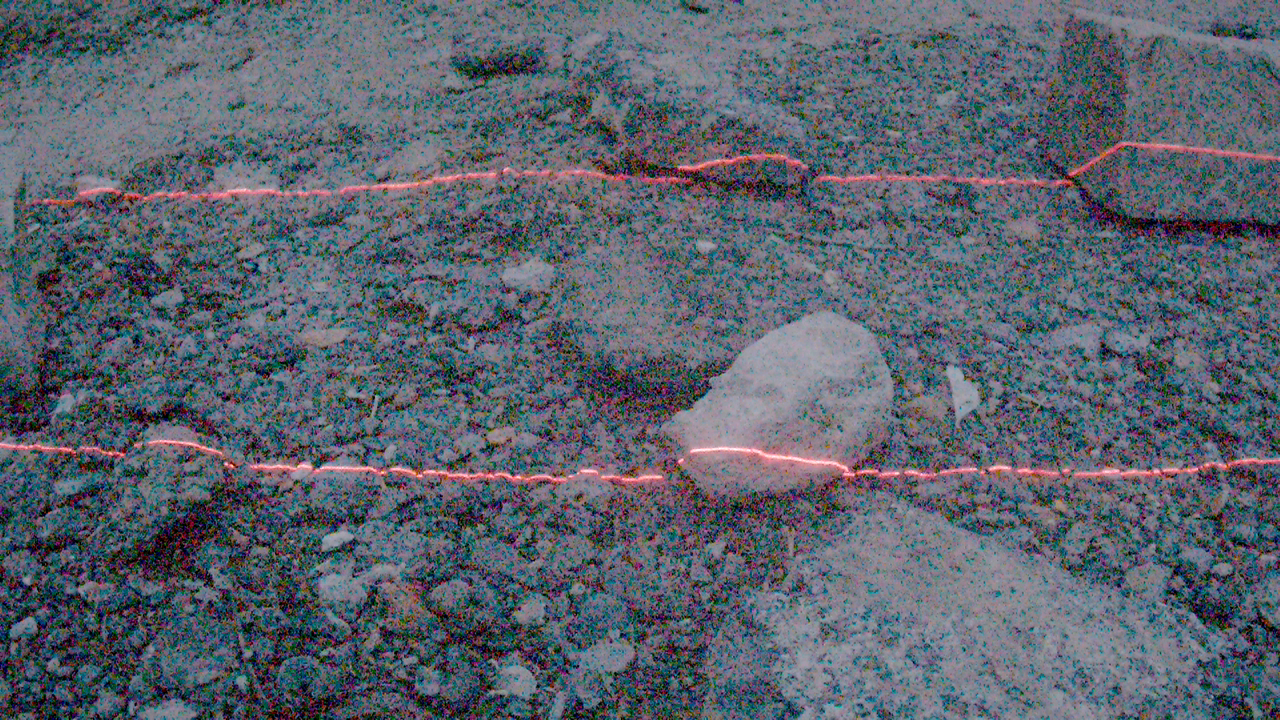
#> input picture scripts/images/frame.png, 1280 x 720 px
$ python red_lasers.py
#> lines starting #> are read from the running program, lines starting #| are printed output that depends on the picture; after the words box and inside, x2 and y2 are one past the last pixel; in counts of white or black regions, pixels touching at a corner belong together
import numpy as np
import cv2 as cv
from matplotlib import pyplot as plt

SENSOR_H = 0.00356
SENSOR_W = 0.00626
FOCAL_L  = 0.005
ANGLE    = 55

plane1 = (0, 0, 0, 0)
plane2 = (0, 0, 0, 0)

def get_points(plane, x_r, y_r):
  (A, B, C, D) = plane

  z = (-D * FOCAL_L) / ((A * x_r) + (B * y_r) + (C * FOCAL_L))
  x = x_r * z / FOCAL_L
  y = y_r * z / FOCAL_L

r_C = np.array([[ 1030.47087,     0.     ,   664.83906],
                [    0.     ,  1029.95351,   360.74551],
                [    0.     ,     0.     ,     1.     ]])
r_D = np.array([-0.343583, 0.134452, -0.000074, -0.000862, 0.000000])
r_R = np.array([[ 0.99987644,  0.00040133,  0.01571418],
                [-0.0003668 ,  0.99999751, -0.00220018],
                [-0.01571502,  0.00219415,  0.9998741 ]])
r_P = np.array([[ 999.10542 ,     0.     ,   640.06171,  -79.98422],
                [    0.     ,   999.10542,   365.41253,    0.     ],
                [    0.     ,     0.     ,     1.     ,    0.     ]])

l1x1 = 0
l1y1 = 158
l1x2 = 1279
l1y2 = 152

l2x1 = 0
l2y1 = 446
l2x2 = 1279
l2y2 = 458

img = cv.imread('images/frame.png')
#> img is the input picture: shape (720, 1280, 3); mean B, G, R 109.1, 98.5, 91.1
rows, cols, _ = img.shape
#> rows = 720; cols = 1280
map1, map2 = cv.initUndistortRectifyMap(r_C, r_D, r_R, r_P, (cols, rows), cv.CV_32FC1)
img = cv.remap(img, map1, map2, cv.INTER_CUBIC)
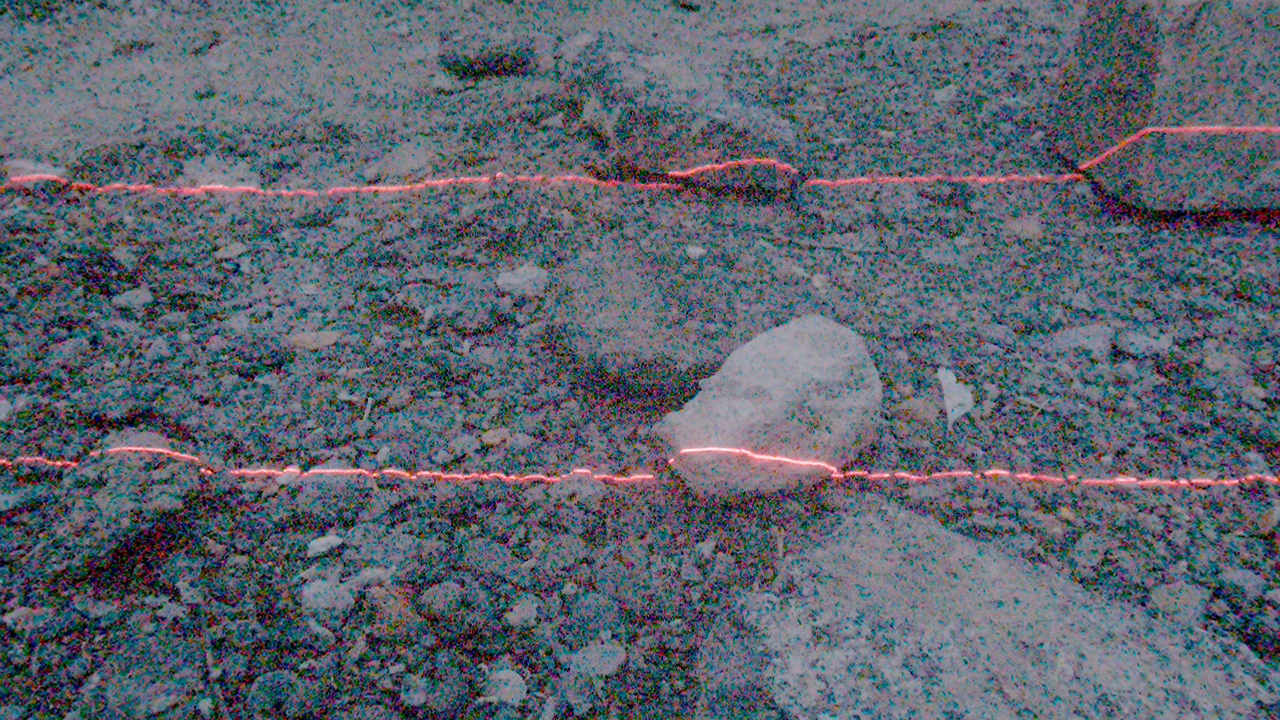
#> img: shape (720, 1280, 3); mean B, G, R 110.1, 99.5, 92.5

red = img[:, :, 2]
dst = cv.fastNlMeansDenoising(red,None,30,7,21)
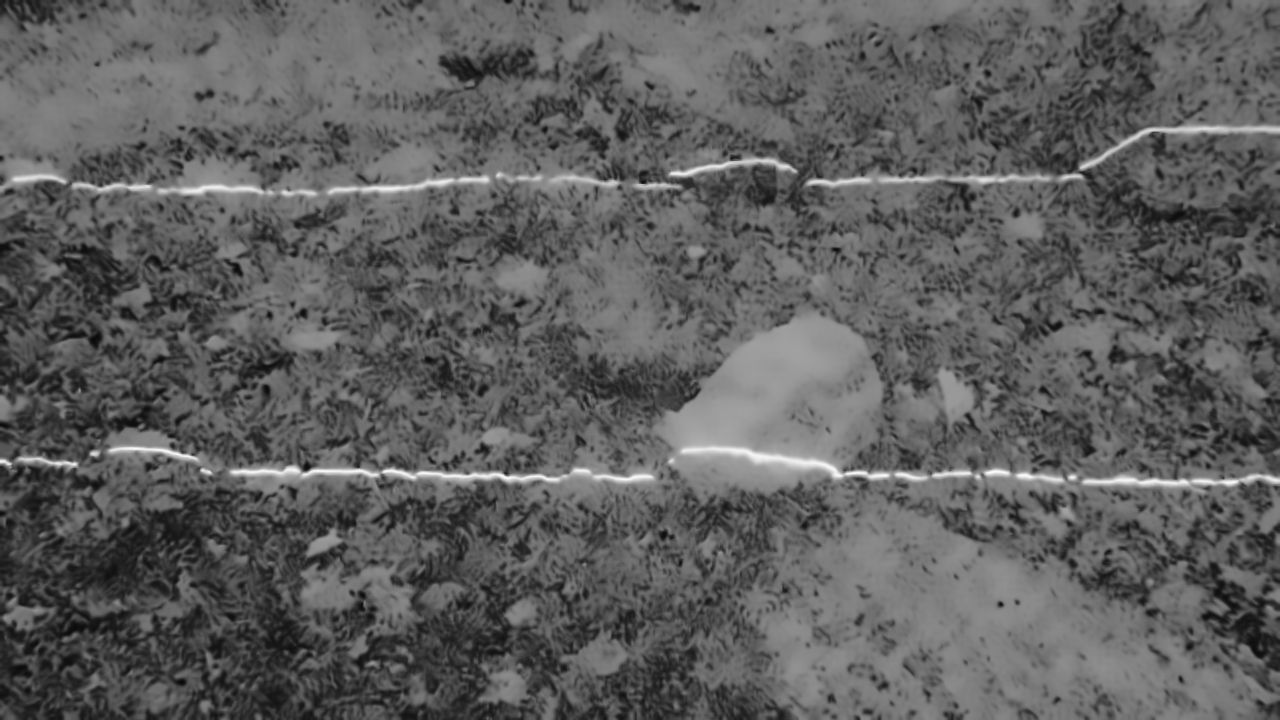
#> dst: shape (720, 1280); min 8, max 251, mean 94.1
ret, thresh = cv.threshold(dst, 170, 255, cv.THRESH_BINARY)
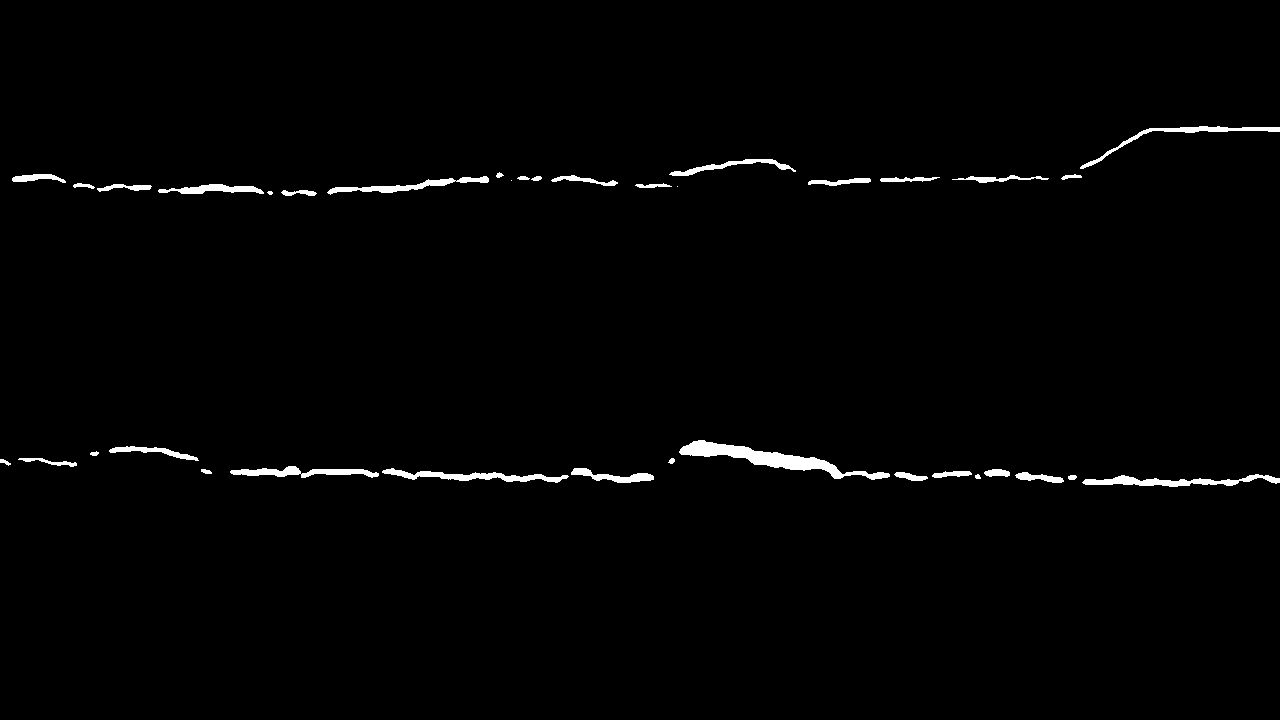
#> thresh: shape (720, 1280); 1.3% white; 37 white regions (3 under 20 px), largest, box (x1, y1, x2, y2) and area: (679, 440, 890, 480) 2268, (1082, 474, 1280, 487) 1115, (382, 468, 569, 483) 1025
thinned = cv.ximgproc.thinning(thresh)
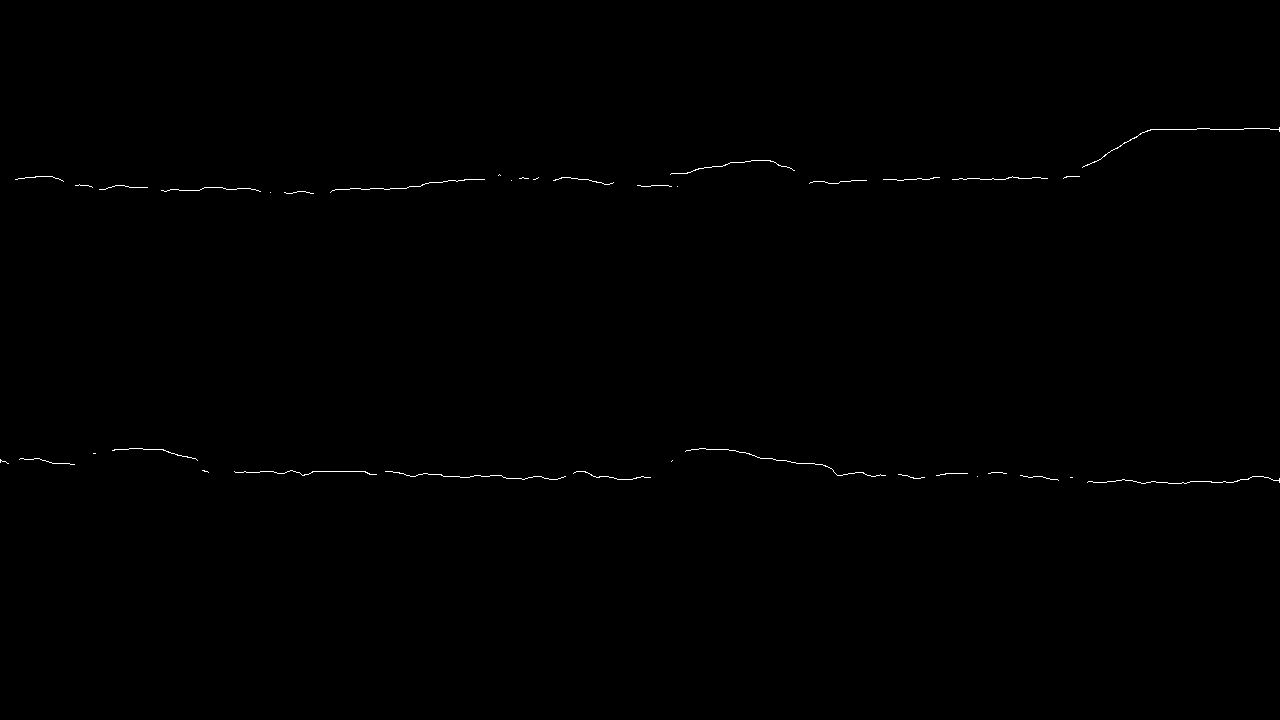
#> thinned: shape (720, 1280); 0.24% white in thin lines or dots, all inside (x1, y1, x2, y2) = (0, 127, 1280, 484)

points = []
for i in range(rows):
  for j in range(cols):
    if thinned[i][j] == 255:
      x_r = (float((j - (cols / 2)) + 0.5) / cols) * SENSOR_W
      y_r = (float((i - (rows / 2)) + 0.5) / rows) * SENSOR_H
      if i < 360:
#> (the run stopped early here; a loop or call above may not have finished)

$ run again, with scripts/images/left.jpg saved as scripts/images/frame.png
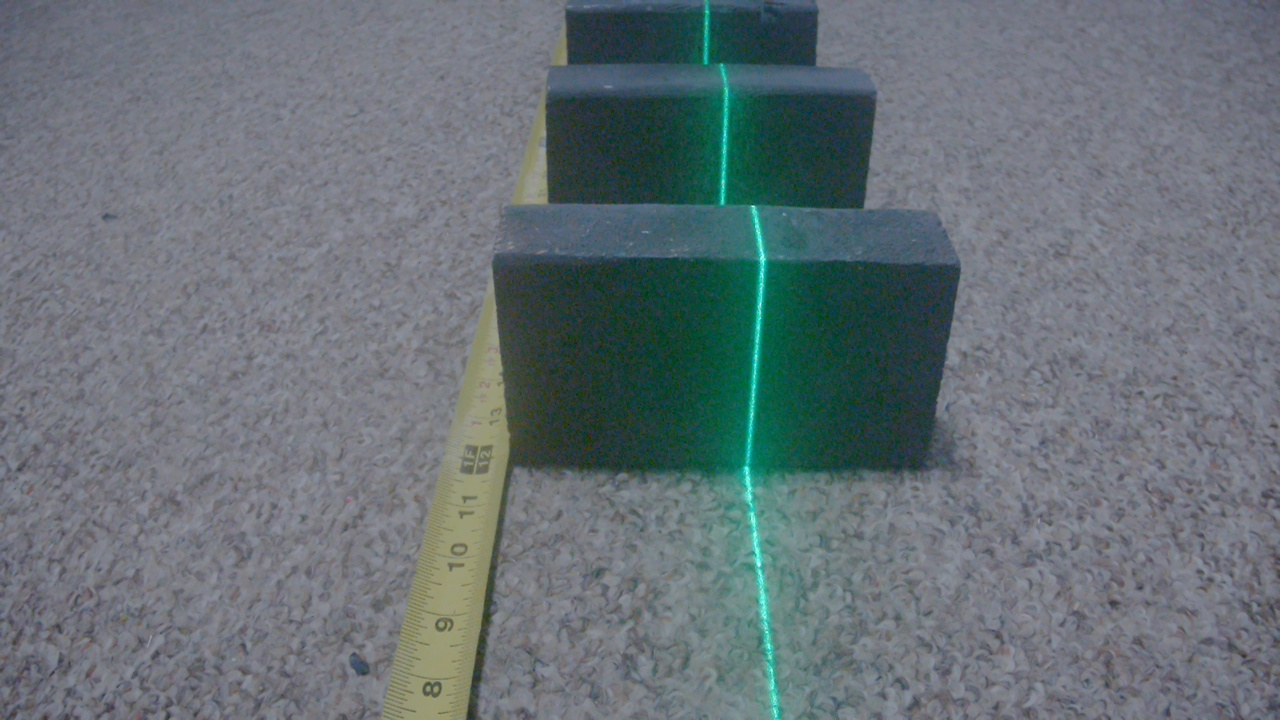
#> input picture scripts/images/left.jpg, 1280 x 720 px
#> img is the input picture: shape (720, 1280, 3); mean B, G, R 117.9, 112.9, 102.3
#> `img = cv.remap(img, map1, map2, cv.INTER_CUBIC)`:
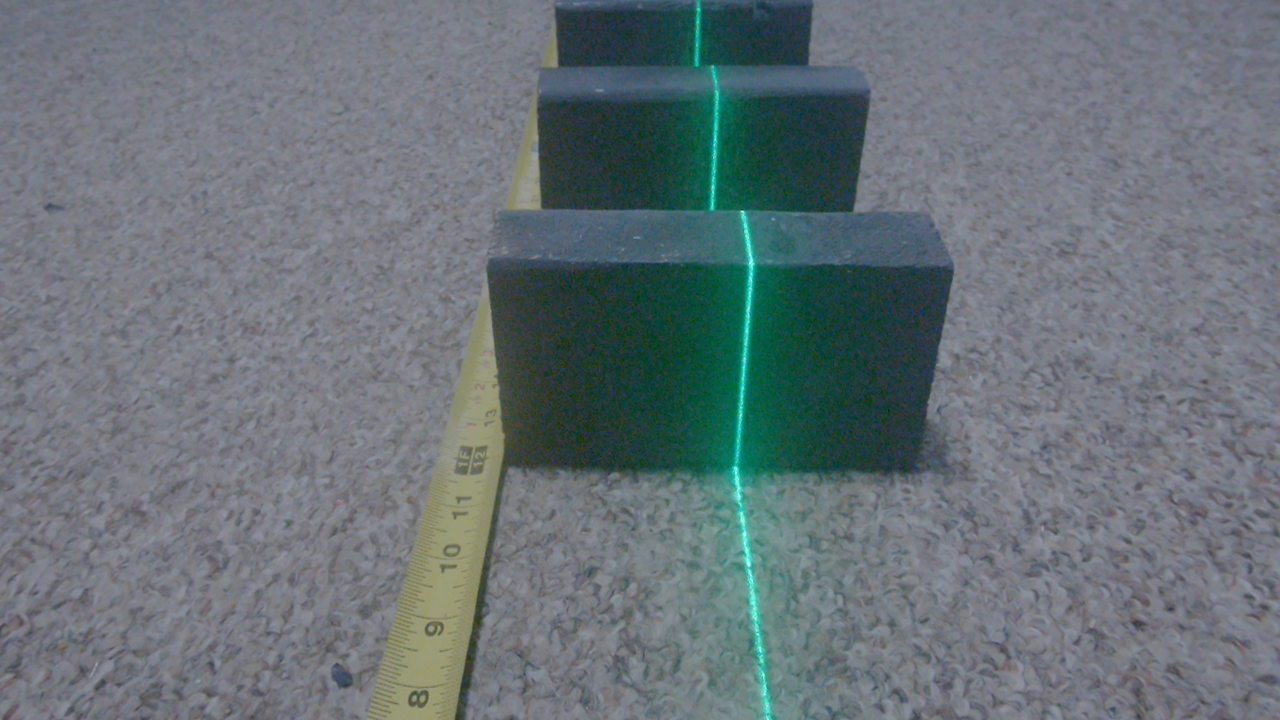
#> img: shape (720, 1280, 3); mean B, G, R 118.9, 114, 103.5
#> `red = img[:, :, 2]`:
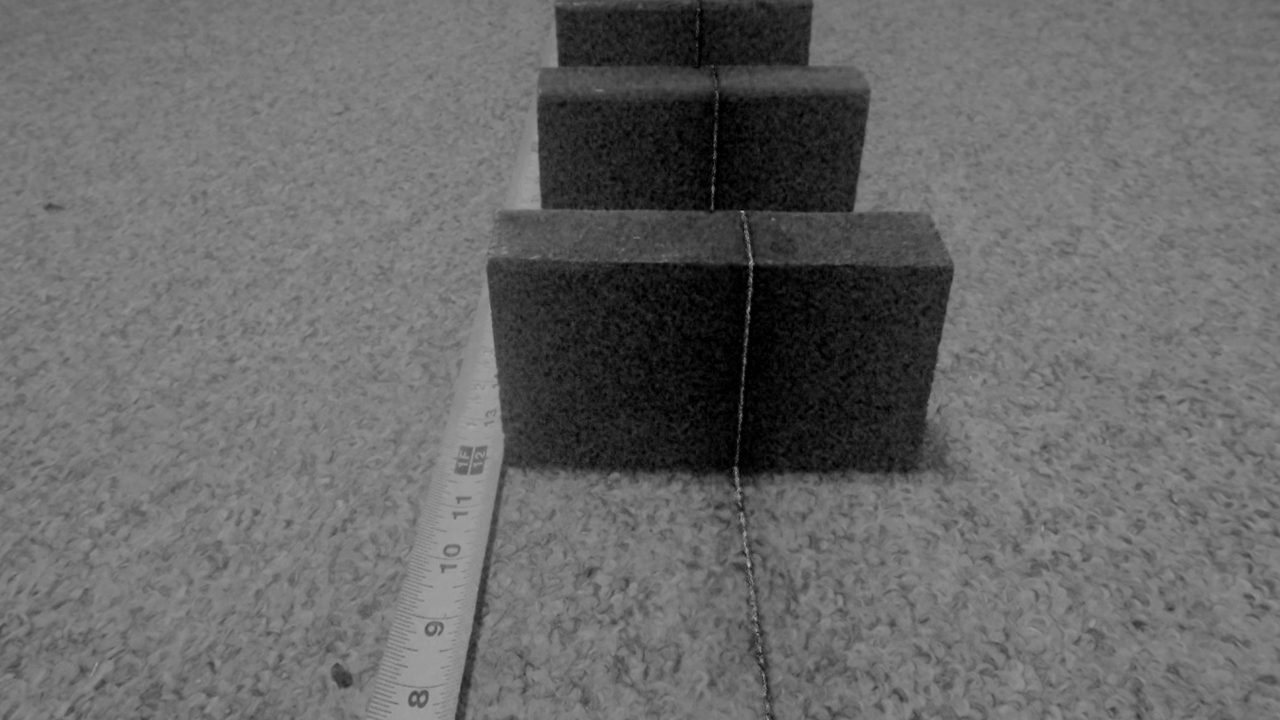
#> red: shape (720, 1280); min 0, max 181, mean 103.5
#> thresh: shape (720, 1280); every value is 0
